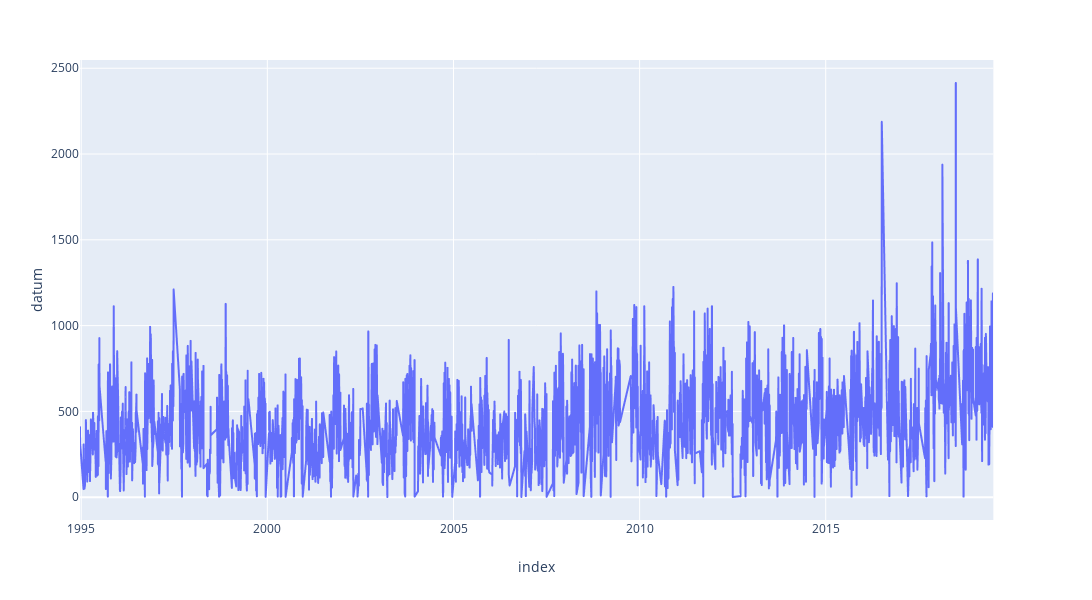

Notebook code cell kept with this figure:
### Code cell
px.line(perdag, x = "index", y ="datum", width= 1500)

### Figure 1 — Plotly figure (JSON) as saved in the notebook; plotly's stock layout.template omitted (floating-point values rounded to 4 significant figures; data arrays with more than 128 entries replaced by an {"elided": "..."} marker saying what was removed)
{"data": [{"hoverlabel": {"namelength": 0}, "hovertemplate": "index=%{x}<br>datum=%{y}", "legendgroup": "", "line": {"color": "#636efa", "dash": "solid"}, "mode": "lines", "name": "", "showlegend": false, "type": "scattergl", "x": {"elided": "2512 str values"}, "xaxis": "x", "y": {"elided": "2512 int values"}, "yaxis": "y"}], "layout": {"height": 600, "legend": {"tracegroupgap": 0}, "margin": {"t": 60}, "width": 1500, "xaxis": {"anchor": "y", "domain": [0, 0.98], "title": {"text": "index"}}, "yaxis": {"anchor": "x", "domain": [0, 1], "title": {"text": "datum"}}}}
